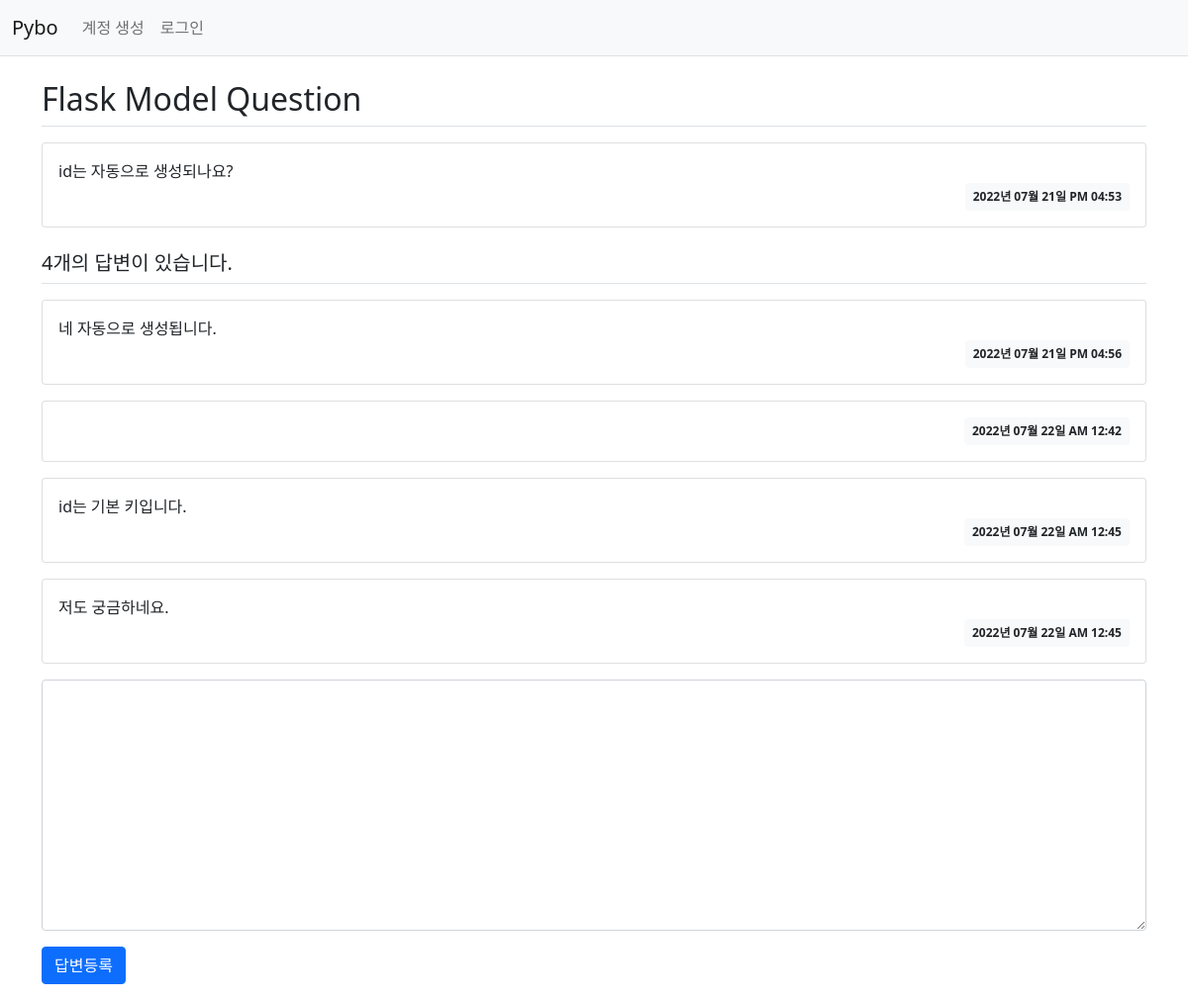
Screenshot of /question/detail/2/ with the database file from the repository.
### app/models.py (models this page shows)
class Question(db.Model):
    id = db.Column(db.Integer, primary_key=True)
    subject = db.Column(db.String(200), nullable=False)
    content = db.Column(db.Text(), nullable=False)
    create_date = db.Column(db.DateTime(), nullable=False)

class Answer(db.Model):
    id = db.Column(db.Integer, primary_key=True)
    question_id = db.Column(db.Integer, db.ForeignKey('question.id', ondelete='CASCADE'))
    question = db.relationship('Question', backref=db.backref('answer_set'))
    content = db.Column(db.Text(), nullable=False)
    create_date = db.Column(db.DateTime(), nullable=False)

### app/views/question_views.py (the view)
@bp.route('/detail/<int:question_id>/')
def detail(question_id):
    form = AnswerForm()
    question = Question.query.get_or_404(question_id)
    return render_template('question/question_detail.html', question=question, form=form)

### app/forms.py
class AnswerForm(FlaskForm):
    content = TextAreaField('내용', validators=[DataRequired('내용은 필수 입력 항목입니다.')])

### app/filter.py (called while the page is built)
def format_datetime(value, fmt='%Y년 %m월 %d일 %p %I:%M'):
    return value.strftime(fmt)

### app/views/auth_views.py (called while the page is built)
@bp.before_app_request
def load_logged_in_user():
    user_id = session.get('user_id')
    if user_id is None:
        g.user = None
    else:
        g.user = User.query.get(user_id)

### app/templates/question/question_detail.html (shortened to what this page needs)
{% extends 'base.html' %}
{% block content %}
<link rel="stylesheet" href="{{ url_for('static', filename='bootstrap.min.css') }}">
<div class="container my-3">
    <h2 class="border-bottom py-2">{{ question.subject }}</h2>
    <div class="card my-3">
        <div class="card-body">
            <div class="card-text" style="white-space: pre-line;">{{ question.content }}</div>
            <div class="d-flex justify-content-end">
                <div class="badge bg-light text-dark p-2">
                    {{ question.create_date|datetime }}
                </div>
            </div>
        </div>
    </div>
    <h5 class="border-bottom my-3 py-2">{{ question.answer_set|length }}개의 답변이 있습니다.</h5>
    {% for answer in question.answer_set %}
    <div class="card my-3">
        <div class="card-body">
            <div class="card-text" style="white-space: pre-line;">{{ answer.content }}</div>
            <div class="d-flex justify-content-end">
                <div class="badge bg-light text-dark p-2">
                    {{ answer.create_date|datetime }}
                </div>
            </div>
        </div>
    </div>
    {% endfor %}
    <form action="{{ url_for('answer.create', question_id=question.id) }}" method="post" class="my-3">
        <div class="mb-3">
            <textarea name="content" id="content" class="form-control" rows="10"></textarea>
        </div>
        <input type="submit" value="답변등록" class="btn btn-primary">
    </form>
</div>
{% endblock %}

### rows the page displays
Question: subject "Flask Model Question", content "id는 자동으로 생성되나요?", create_date "2022년 07월 21일 PM 04:53"
Answer: content "네 자동으로 생성됩니다.", create_date "2022년 07월 21일 PM 04:56"
Answer: create_date "2022년 07월 22일 AM 12:42"
Answer: content "id는 기본 키입니다.", create_date "2022년 07월 22일 AM 12:45"
Answer: content "저도 궁금하네요.", create_date "2022년 07월 22일 AM 12:45"

### other values shown
{{ question.answer_set|length }} "4"
